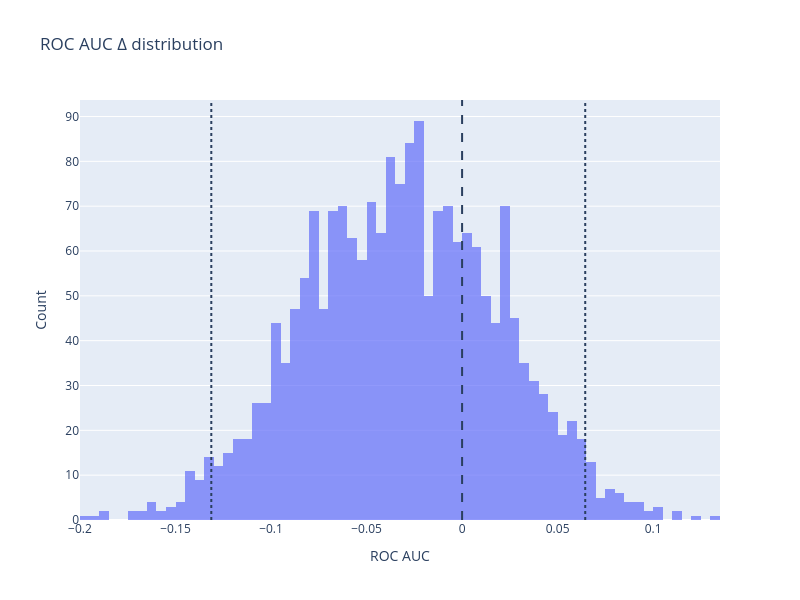
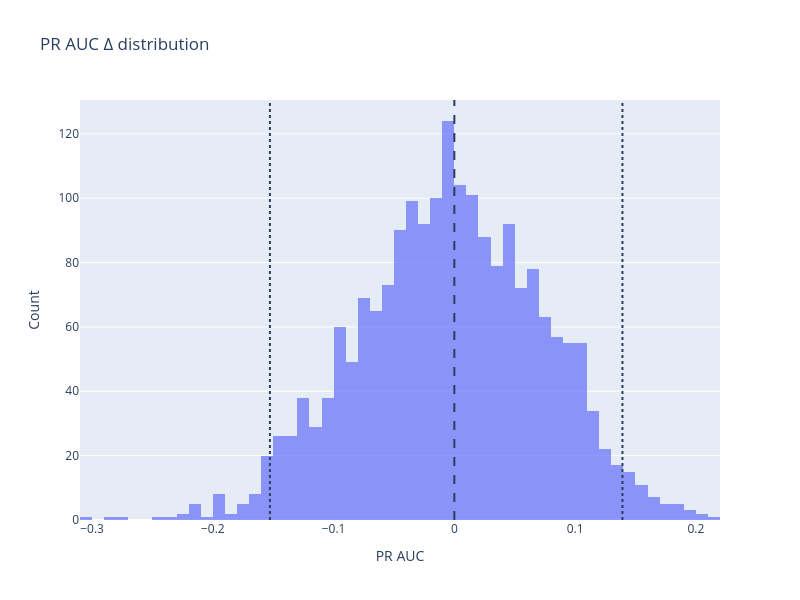

Notebook source saved alongside these figures, in order:
### Code cell
import numpy as np
import pandas as pd
import plotly.graph_objects as go

from sklearn.metrics import roc_auc_score, average_precision_score


def read_and_clean_excel(path, sheet_name="Лист1"):
    # читаем файл
    df = pd.read_excel(path, sheet_name=sheet_name)

    # оставляем только нужные колонки
    df = df[["target", "predict"]].copy()

    # приводим к строке и чистим
    for col in ["target", "predict"]:
        df[col] = (
            df[col]
            .astype(str)
            .str.strip()
            .str.replace(",", ".", regex=False)
        )

        # переводим в числа
        df[col] = pd.to_numeric(df[col], errors="coerce")

    # удаляем строки с NaN
    df = df.dropna(subset=["target", "predict"])

    # оставляем только валидный target (0/1)
    df = df[df["target"].isin([0, 1])]

    # финальные типы
    df["target"] = df["target"].astype(int)
    df["predict"] = df["predict"].astype(float)

    df = df.reset_index(drop=True)

    # print(f"{path}: осталось {len(df)} строк")
    return df


# =========================
# ЧТЕНИЕ 8 ФАЙЛОВ
# =========================

no_process_df_1 = read_and_clean_excel("no_process_1.xlsx")
no_process_df_2 = read_and_clean_excel("no_process_2.xlsx")
no_process_df_3 = read_and_clean_excel("no_process_3.xlsx")
no_process_df_4 = read_and_clean_excel("no_process_4.xlsx")

process_df_1 = read_and_clean_excel("process_1.xlsx")
process_df_2 = read_and_clean_excel("process_2.xlsx")
process_df_3 = read_and_clean_excel("process_3.xlsx")
process_df_4 = read_and_clean_excel("process_4.xlsx")


def mean_predictions(dfs):
    # проверка одинаковой длины
    lengths = [len(df) for df in dfs]
    if len(set(lengths)) != 1:
        raise ValueError(f"Разные длины датафреймов: {lengths}")

    # проверка одинакового target
    base_target = dfs[0]["target"].reset_index(drop=True)
    for i, df in enumerate(dfs[1:], start=2):
        cur_target = df["target"].reset_index(drop=True)
        if not base_target.equals(cur_target):
            raise ValueError(f"target не совпадает между dfs[0] и dfs[{i - 1}]")

    predict_mean = pd.concat(
        [df["predict"].reset_index(drop=True) for df in dfs],
        axis=1
    ).mean(axis=1)

    return pd.DataFrame({
        "target": base_target,
        "predict": predict_mean
    })


no_process_mean_df = mean_predictions([
    no_process_df_1,
    no_process_df_2,
    no_process_df_3,
    no_process_df_4,
])

process_mean_df = mean_predictions([
    process_df_1,
    process_df_2,
    process_df_3,
    process_df_4,
])


def bootstrap_roc_auc_delta(
    no_df,
    prep_df,
    n_bootstrap: int = 2000,
    seed: int = 42
):
    rng = np.random.default_rng(seed)

    y_true = no_df["target"].values
    p_raw = no_df["predict"].values
    p_prep = prep_df["predict"].values

    n = len(y_true)
    deltas = []

    for _ in range(n_bootstrap):
        idx = rng.integers(0, n, n)

        y_b = y_true[idx]
        raw_b = p_raw[idx]
        prep_b = p_prep[idx]

        if len(np.unique(y_b)) < 2:
            continue

        roc_raw = roc_auc_score(y_b, raw_b)
        roc_prep = roc_auc_score(y_b, prep_b)

        deltas.append(roc_prep - roc_raw)

    deltas = np.array(deltas)

    ci = np.percentile(deltas, [2.5, 50, 97.5])

    results = {
        "mean": deltas.mean(),
        "ci_2.5": ci[0],
        "ci_50": ci[1],
        "ci_97.5": ci[2],
    }

    return results, deltas


def bootstrap_pr_auc_delta(
    no_df,
    prep_df,
    n_bootstrap: int = 2000,
    seed: int = 42
):
    rng = np.random.default_rng(seed)

    y_true = no_df["target"].values
    p_raw = no_df["predict"].values
    p_prep = prep_df["predict"].values

    n = len(y_true)
    deltas = []

    for _ in range(n_bootstrap):
        idx = rng.integers(0, n, n)

        y_b = y_true[idx]
        raw_b = p_raw[idx]
        prep_b = p_prep[idx]

        if len(np.unique(y_b)) < 2:
            continue

        pr_raw = average_precision_score(y_b, raw_b)
        pr_prep = average_precision_score(y_b, prep_b)

        deltas.append(pr_prep - pr_raw)

    deltas = np.array(deltas)

    ci = np.percentile(deltas, [2.5, 50, 97.5])

    results = {
        "mean": round(deltas.mean(), 5),
        "ci_2.5": round(ci[0], 5),
        "ci_50": round(ci[1], 5),
        "ci_97.5": round(ci[2], 5),
    }

    return results, deltas


"""
Критерий:
CI полностью > 0 → preprocessing улучшает
CI полностью < 0 → ухудшает
CI содержит 0 → статистически незначимо
"""


def plot_bootstrap_deltas(
    deltas,
    metric_name: str = "Metric Δ",
    nbins: int = 100,
    title: str | None = None,
    show_zero_line: bool = True,
    show_ci: bool = True
):
    deltas = np.asarray(deltas)

    fig = go.Figure()

    fig.add_trace(go.Histogram(
        x=deltas,
        nbinsx=nbins,
        name=metric_name,
        opacity=0.7
    ))

    if show_zero_line:
        fig.add_vline(x=0, line_dash="dash")

    if show_ci:
        ci_low, ci_high = np.percentile(deltas, [2.5, 97.5])
        fig.add_vline(x=ci_low, line_dash="dot")
        fig.add_vline(x=ci_high, line_dash="dot")

    fig.update_layout(
        title=title or f"{metric_name} Δ distribution",
        width=800,
        height=600,
        showlegend=False,
        xaxis_title=metric_name,
        yaxis_title="Count"
    )

    fig.show()


roc_res, roc_deltas = bootstrap_roc_auc_delta(no_process_mean_df, process_mean_df)
pr_res, pr_deltas = bootstrap_pr_auc_delta(no_process_mean_df, process_mean_df)

print("ROC:", roc_res)
print("PR:", pr_res)

plot_bootstrap_deltas(
    roc_deltas,
    metric_name="ROC AUC"
)

plot_bootstrap_deltas(
    pr_deltas,
    metric_name="PR AUC"
)

### Figure 1 — Plotly figure (JSON) as saved in the notebook; plotly's stock layout.template omitted (floating-point values rounded to 4 significant figures; data arrays with more than 128 entries replaced by an {"elided": "..."} marker saying what was removed)
{"data": [{"name": "ROC AUC", "nbinsx": 100, "opacity": 0.7, "type": "histogram", "x": {"elided": "2000 float values"}}], "layout": {"height": 600, "shapes": [{"line": {"dash": "dash"}, "type": "line", "x0": 0, "x1": 0, "xref": "x", "y0": 0, "y1": 1, "yref": "y domain"}, {"line": {"dash": "dot"}, "type": "line", "x0": -0.1313, "x1": -0.1313, "xref": "x", "y0": 0, "y1": 1, "yref": "y domain"}, {"line": {"dash": "dot"}, "type": "line", "x0": 0.06446, "x1": 0.06446, "xref": "x", "y0": 0, "y1": 1, "yref": "y domain"}], "showlegend": false, "title": {"text": "ROC AUC Δ distribution"}, "width": 800, "xaxis": {"title": {"text": "ROC AUC"}}, "yaxis": {"title": {"text": "Count"}}}}

### Figure 2 — Plotly figure (JSON) as saved in the notebook; plotly's stock layout.template omitted (floating-point values rounded to 4 significant figures; data arrays with more than 128 entries replaced by an {"elided": "..."} marker saying what was removed)
{"data": [{"name": "PR AUC", "nbinsx": 100, "opacity": 0.7, "type": "histogram", "x": {"elided": "2000 float values"}}], "layout": {"height": 600, "shapes": [{"line": {"dash": "dash"}, "type": "line", "x0": 0, "x1": 0, "xref": "x", "y0": 0, "y1": 1, "yref": "y domain"}, {"line": {"dash": "dot"}, "type": "line", "x0": -0.1527, "x1": -0.1527, "xref": "x", "y0": 0, "y1": 1, "yref": "y domain"}, {"line": {"dash": "dot"}, "type": "line", "x0": 0.1392, "x1": 0.1392, "xref": "x", "y0": 0, "y1": 1, "yref": "y domain"}], "showlegend": false, "title": {"text": "PR AUC Δ distribution"}, "width": 800, "xaxis": {"title": {"text": "PR AUC"}}, "yaxis": {"title": {"text": "Count"}}}}
